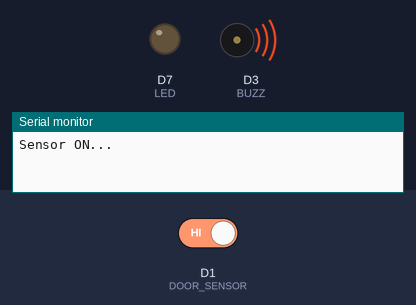
Recording of a sketch running on a simulated ESP8266 (Wemos D1 mini). Shown: output pins drawn as LEDs (lit = HIGH), buzzer (waves = sounding, pin HIGH), the last lines printed to the serial monitor. Dashed ring = blinking. The inputs (shaded band) are chosen by the test bench; at power-on: D1 (DOOR_SENSOR) HIGH. WiFi joins after 1.5 s; servers stay silent unless stated.

Above: at 3.2 s.
3.3 s: D1 (DOOR_SENSOR) driven LOW
At 4.8 s:
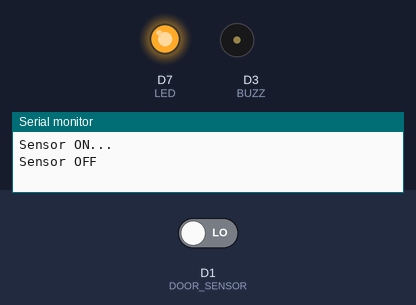
At 5.8 s:
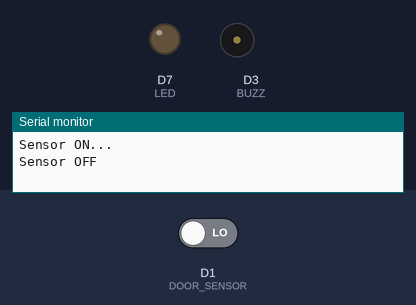
6.3 s: D1 (DOOR_SENSOR) driven HIGH
At 9.0 s:
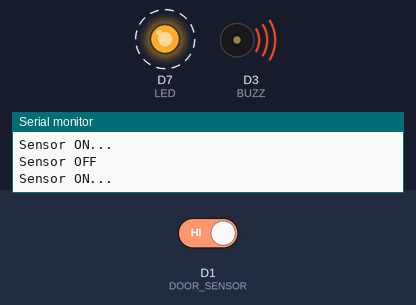
Timing chart, 0 to 15.3 s (numbered marks = the images above; inputs shaded):
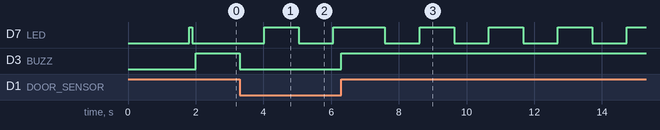

The sketch:

Smart_Alarm_Door.ino
```cpp
/**********************************************
 Project : Deteksi Pencuri notif HP (Blynk IoT)
 Chip : WeMos D1 Mini
 Input : Sensor Magnet
 Output : Buzzer, LED
 Kelompok Smart Alarm Door
 ********************************************/
#define BLYNK_TEMPLATE_ID "TMPL6zLmaP-1c"
#define BLYNK_TEMPLATE_NAME "Smart Alarm Door"
#define BLYNK_AUTH_TOKEN "glMdJpJ4MpBcVwwV1xHJhFZ2UEAlJLzc"

#define BLYNK_PRINT Serial

 // INTERNET
char ssid[] = "ngops";
char pass[] = "abf1234567";

#define DOOR_SENSOR  D1
#define BUZZ D3
#define LED D7

#include <BlynkSimpleEsp8266.h>

char auth[] = BLYNK_AUTH_TOKEN;
boolean st;
int i, j;

//==============================
void cek_Door() {
  if ((digitalRead(DOOR_SENSOR) == HIGH) && (j == 0)) {
    digitalWrite(BUZZ, HIGH);
    Blynk.logEvent("awas", "Jendela terbuka, waspada !");
    Serial.println("Sensor ON...");
    j = 1;
    delay(500);
    }
  else if ((digitalRead(DOOR_SENSOR) == LOW) && (j == 1)) {
    digitalWrite(BUZZ, LOW);
    Serial.println("Sensor OFF");
    j = 0;
    delay(500);
    }
  }
//==============================
void setup()
  {
  Serial.begin(115200);
  pinMode(DOOR_SENSOR, INPUT_PULLUP);
  pinMode(BUZZ, OUTPUT);
  pinMode(LED, OUTPUT);
  Blynk.begin(auth, ssid, pass);

  while (!st) {
    st = Blynk.connected();
    digitalWrite(LED, HIGH);
    delay(100);
    digitalWrite(LED, LOW);
    delay(100);
    }

  }
//==============================
void loop()
  {
  for (i = 0;i < 100;i++) {
    cek_Door();
    Blynk.run();
    delay(10);
    }
  digitalWrite(LED, !digitalRead(LED));

  }
```

Measured:
- after the input at 3.3 s, D3 (BUZZ): HIGH → LOW at once
- after the input at 6.3 s, D3 (BUZZ): LOW → HIGH at once
- by itself, D7 (LED): alternates HIGH for 1.0 s and LOW for 1.0 s
